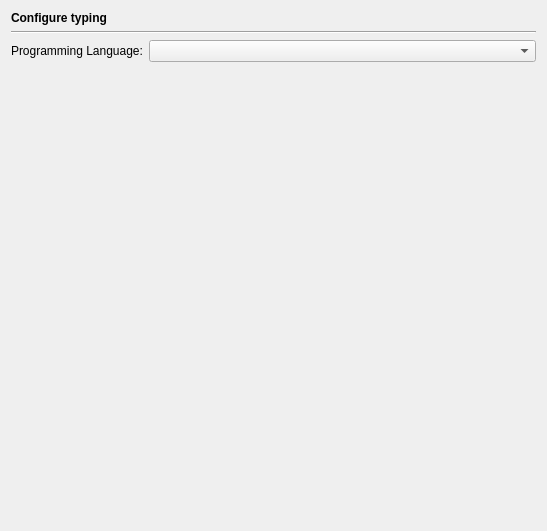
<ui version="4.0" >
 <class>EditorTypingPage</class>
 <widget class="QWidget" name="EditorTypingPage" >
  <property name="geometry" >
   <rect>
    <x>0</x>
    <y>0</y>
    <width>537</width>
    <height>531</height>
   </rect>
  </property>
  <property name="windowTitle" >
   <string/>
  </property>
  <layout class="QVBoxLayout" name="verticalLayout_3" >
   <item>
    <widget class="QLabel" name="headerLabel" >
     <property name="text" >
      <string>&lt;b>Configure typing&lt;/b></string>
     </property>
    </widget>
   </item>
   <item>
    <widget class="Line" name="line1" >
     <property name="frameShape" >
      <enum>QFrame::HLine</enum>
     </property>
     <property name="frameShadow" >
      <enum>QFrame::Sunken</enum>
     </property>
     <property name="orientation" >
      <enum>Qt::Horizontal</enum>
     </property>
    </widget>
   </item>
   <item>
    <layout class="QHBoxLayout" >
     <item>
      <widget class="QLabel" name="TextLabel1_3" >
       <property name="toolTip" >
        <string/>
       </property>
       <property name="text" >
        <string>Programming Language:</string>
       </property>
       <property name="buddy" >
        <cstring></cstring>
       </property>
      </widget>
     </item>
     <item>
      <widget class="QComboBox" name="languageCombo" >
       <property name="sizePolicy" >
        <sizepolicy vsizetype="Fixed" hsizetype="Expanding" >
         <horstretch>0</horstretch>
         <verstretch>0</verstretch>
        </sizepolicy>
       </property>
       <property name="toolTip" >
        <string>Select the programming language to be configured.</string>
       </property>
      </widget>
     </item>
    </layout>
   </item>
   <item>
    <widget class="QStackedWidget" name="stackedWidget" >
     <property name="currentIndex" >
      <number>0</number>
     </property>
     <widget class="QWidget" name="emptyPage" />
     <widget class="QWidget" name="pythonPage" >
      <layout class="QVBoxLayout" name="verticalLayout_2" >
       <item>
        <widget class="QGroupBox" name="pythonGroup" >
         <property name="focusPolicy" >
          <enum>Qt::TabFocus</enum>
         </property>
         <property name="toolTip" >
          <string>Select to enable Python typing aids</string>
         </property>
         <property name="title" >
          <string>Enable Python typing aids</string>
         </property>
         <property name="checkable" >
          <bool>true</bool>
         </property>
         <layout class="QVBoxLayout" name="verticalLayout" >
          <item>
           <widget class="QCheckBox" name="pythonInsertClosingBraceCheckBox" >
            <property name="toolTip" >
             <string>Select to insert a closing parenthesis</string>
            </property>
            <property name="text" >
             <string>Automatic parenthesis insertion</string>
            </property>
           </widget>
          </item>
          <item>
           <layout class="QHBoxLayout" >
            <item>
             <spacer>
              <property name="orientation" >
               <enum>Qt::Horizontal</enum>
              </property>
              <property name="sizeType" >
               <enum>QSizePolicy::Fixed</enum>
              </property>
              <property name="sizeHint" stdset="0" >
               <size>
                <width>20</width>
                <height>20</height>
               </size>
              </property>
             </spacer>
            </item>
            <item>
             <widget class="QCheckBox" name="pythonSkipBraceCheckBox" >
              <property name="enabled" >
               <bool>false</bool>
              </property>
              <property name="toolTip" >
               <string>Select to skip matching braces when typing</string>
              </property>
              <property name="text" >
               <string>Automatically skip matching braces when typing</string>
              </property>
             </widget>
            </item>
            <item>
             <spacer>
              <property name="orientation" >
               <enum>Qt::Horizontal</enum>
              </property>
              <property name="sizeHint" stdset="0" >
               <size>
                <width>131</width>
                <height>21</height>
               </size>
              </property>
             </spacer>
            </item>
           </layout>
          </item>
          <item>
           <widget class="QCheckBox" name="pythonColonDetectionCheckBox" >
            <property name="toolTip" >
             <string>Select to skip a ':', if typed next to another ':'</string>
            </property>
            <property name="text" >
             <string>Automatic colon detection</string>
            </property>
           </widget>
          </item>
          <item>
           <widget class="QCheckBox" name="pythonIndentBraceCheckBox" >
            <property name="toolTip" >
             <string>Select to indent to the brace level after typing 'return'</string>
            </property>
            <property name="text" >
             <string>After '(' indent to its level</string>
            </property>
           </widget>
          </item>
          <item>
           <widget class="QCheckBox" name="pythonInsertQuoteCheckBox" >
            <property name="toolTip" >
             <string>Select to insert the matching quote character</string>
            </property>
            <property name="text" >
             <string>Automatic quote insertion</string>
            </property>
           </widget>
          </item>
          <item>
           <widget class="QCheckBox" name="pythonDedentElseCheckBox" >
            <property name="toolTip" >
             <string>Select to dedent 'else:' and 'elif' to the matching 'if'</string>
            </property>
            <property name="text" >
             <string>Automatic dedent of 'else:' and 'elif'</string>
            </property>
           </widget>
          </item>
          <item>
           <widget class="QCheckBox" name="pythonDedentExceptCheckBox" >
            <property name="toolTip" >
             <string>Select to dedent 'except' and 'finally' to the matching 'try:'</string>
            </property>
            <property name="text" >
             <string>Automatic dedent of 'except' and 'finally'</string>
            </property>
           </widget>
          </item>
          <item>
           <layout class="QHBoxLayout" >
            <item>
             <spacer>
              <property name="orientation" >
               <enum>Qt::Horizontal</enum>
              </property>
              <property name="sizeType" >
               <enum>QSizePolicy::Fixed</enum>
              </property>
              <property name="sizeHint" stdset="0" >
               <size>
                <width>20</width>
                <height>20</height>
               </size>
              </property>
             </spacer>
            </item>
            <item>
             <widget class="QCheckBox" name="pythonDedentExceptPy24CheckBox" >
              <property name="enabled" >
               <bool>false</bool>
              </property>
              <property name="toolTip" >
               <string>Select to treat code as Python 2.4 code</string>
              </property>
              <property name="text" >
               <string>Python 2.4 style 'try:' blocks</string>
              </property>
             </widget>
            </item>
            <item>
             <spacer>
              <property name="orientation" >
               <enum>Qt::Horizontal</enum>
              </property>
              <property name="sizeHint" stdset="0" >
               <size>
                <width>261</width>
                <height>20</height>
               </size>
              </property>
             </spacer>
            </item>
           </layout>
          </item>
          <item>
           <widget class="QCheckBox" name="pythonInsertImportCheckBox" >
            <property name="toolTip" >
             <string>Select to insert the 'import' string</string>
            </property>
            <property name="text" >
             <string>Automatic insertion of the 'import' string on 'from xxx'</string>
            </property>
           </widget>
          </item>
          <item>
           <widget class="QCheckBox" name="pythonInsertSelfCheckBox" >
            <property name="toolTip" >
             <string>Select to insert the 'self' string when declaring a method</string>
            </property>
            <property name="text" >
             <string>Automatic insertion of 'self' when declaring methods</string>
            </property>
           </widget>
          </item>
          <item>
           <widget class="QCheckBox" name="pythonInsertBlankCheckBox" >
            <property name="toolTip" >
             <string>Select to insert a blank after ','</string>
            </property>
            <property name="text" >
             <string>Automatic insertion of ' ' (blank) after ','</string>
            </property>
           </widget>
          </item>
          <item>
           <widget class="QCheckBox" name="pythonDedentDefCheckBox" >
            <property name="toolTip" >
             <string>Select to dedent 'def' statements to the last 'def' or 'class'</string>
            </property>
            <property name="text" >
             <string>Automatic dedent of 'def' statements</string>
            </property>
           </widget>
          </item>
         </layout>
        </widget>
       </item>
       <item>
        <spacer>
         <property name="orientation" >
          <enum>Qt::Vertical</enum>
         </property>
         <property name="sizeHint" stdset="0" >
          <size>
           <width>507</width>
           <height>20</height>
          </size>
         </property>
        </spacer>
       </item>
      </layout>
     </widget>
     <widget class="QWidget" name="rubyPage" >
      <layout class="QVBoxLayout" >
       <property name="leftMargin" >
        <number>0</number>
       </property>
       <property name="rightMargin" >
        <number>0</number>
       </property>
       <item>
        <widget class="QGroupBox" name="rubyGroup" >
         <property name="focusPolicy" >
          <enum>Qt::TabFocus</enum>
         </property>
         <property name="toolTip" >
          <string>Select to enable Ruby typing aids</string>
         </property>
         <property name="title" >
          <string>Enable Ruby typing aids</string>
         </property>
         <property name="checkable" >
          <bool>true</bool>
         </property>
         <layout class="QVBoxLayout" >
          <item>
           <widget class="QCheckBox" name="rubyInsertClosingBraceCheckBox" >
            <property name="toolTip" >
             <string>Select to insert a closing parenthesis</string>
            </property>
            <property name="text" >
             <string>Automatic parenthesis insertion</string>
            </property>
           </widget>
          </item>
          <item>
           <widget class="QCheckBox" name="rubySkipBraceCheckBox" >
            <property name="toolTip" >
             <string>Select to skip matching braces when typing</string>
            </property>
            <property name="text" >
             <string>Automatically skip matching braces when typing</string>
            </property>
           </widget>
          </item>
          <item>
           <widget class="QCheckBox" name="rubyIndentBraceCheckBox" >
            <property name="toolTip" >
             <string>Select to indent to the brace level after typing 'return'</string>
            </property>
            <property name="text" >
             <string>After '(' indent to its level</string>
            </property>
           </widget>
          </item>
          <item>
           <widget class="QCheckBox" name="rubyInsertQuoteCheckBox" >
            <property name="toolTip" >
             <string>Select to insert the matching quote character</string>
            </property>
            <property name="text" >
             <string>Automatic quote insertion</string>
            </property>
           </widget>
          </item>
          <item>
           <widget class="QCheckBox" name="rubyInsertBlankCheckBox" >
            <property name="toolTip" >
             <string>Select to insert a blank after ','</string>
            </property>
            <property name="text" >
             <string>Automatic insertion of ' ' (blank) after ','</string>
            </property>
           </widget>
          </item>
          <item>
           <widget class="QCheckBox" name="rubyInsertHereDocCheckBox" >
            <property name="toolTip" >
             <string>Select to automatically complete a here document</string>
            </property>
            <property name="text" >
             <string>Automatic completion of here document</string>
            </property>
           </widget>
          </item>
          <item>
           <widget class="QCheckBox" name="rubyInsertInlineDocCheckBox" >
            <property name="toolTip" >
             <string>Select to automatically insert '=end' after entering '=begin'</string>
            </property>
            <property name="text" >
             <string>Automatic insertion of '=end' after '=begin'</string>
            </property>
           </widget>
          </item>
         </layout>
        </widget>
       </item>
       <item>
        <spacer>
         <property name="orientation" >
          <enum>Qt::Vertical</enum>
         </property>
         <property name="sizeHint" stdset="0" >
          <size>
           <width>20</width>
           <height>40</height>
          </size>
         </property>
        </spacer>
       </item>
      </layout>
     </widget>
    </widget>
   </item>
   <item>
    <spacer>
     <property name="orientation" >
      <enum>Qt::Vertical</enum>
     </property>
     <property name="sizeHint" stdset="0" >
      <size>
       <width>519</width>
       <height>20</height>
      </size>
     </property>
    </spacer>
   </item>
  </layout>
 </widget>
 <tabstops>
  <tabstop>languageCombo</tabstop>
  <tabstop>pythonGroup</tabstop>
  <tabstop>pythonInsertClosingBraceCheckBox</tabstop>
  <tabstop>pythonSkipBraceCheckBox</tabstop>
  <tabstop>pythonColonDetectionCheckBox</tabstop>
  <tabstop>pythonIndentBraceCheckBox</tabstop>
  <tabstop>pythonInsertQuoteCheckBox</tabstop>
  <tabstop>pythonDedentElseCheckBox</tabstop>
  <tabstop>pythonDedentExceptCheckBox</tabstop>
  <tabstop>pythonDedentExceptPy24CheckBox</tabstop>
  <tabstop>pythonInsertImportCheckBox</tabstop>
  <tabstop>pythonInsertSelfCheckBox</tabstop>
  <tabstop>pythonInsertBlankCheckBox</tabstop>
  <tabstop>pythonDedentDefCheckBox</tabstop>
  <tabstop>rubyGroup</tabstop>
  <tabstop>rubyInsertClosingBraceCheckBox</tabstop>
  <tabstop>rubySkipBraceCheckBox</tabstop>
  <tabstop>rubyIndentBraceCheckBox</tabstop>
  <tabstop>rubyInsertQuoteCheckBox</tabstop>
  <tabstop>rubyInsertBlankCheckBox</tabstop>
  <tabstop>rubyInsertHereDocCheckBox</tabstop>
  <tabstop>rubyInsertInlineDocCheckBox</tabstop>
 </tabstops>
 <resources/>
 <connections>
  <connection>
   <sender>pythonInsertClosingBraceCheckBox</sender>
   <signal>toggled(bool)</signal>
   <receiver>pythonSkipBraceCheckBox</receiver>
   <slot>setEnabled(bool)</slot>
   <hints>
    <hint type="sourcelabel" >
     <x>99</x>
     <y>114</y>
    </hint>
    <hint type="destinationlabel" >
     <x>116</x>
     <y>144</y>
    </hint>
   </hints>
  </connection>
  <connection>
   <sender>pythonInsertClosingBraceCheckBox</sender>
   <signal>toggled(bool)</signal>
   <receiver>pythonSkipBraceCheckBox</receiver>
   <slot>setChecked(bool)</slot>
   <hints>
    <hint type="sourcelabel" >
     <x>196</x>
     <y>114</y>
    </hint>
    <hint type="destinationlabel" >
     <x>198</x>
     <y>137</y>
    </hint>
   </hints>
  </connection>
  <connection>
   <sender>pythonDedentExceptCheckBox</sender>
   <signal>toggled(bool)</signal>
   <receiver>pythonDedentExceptPy24CheckBox</receiver>
   <slot>setEnabled(bool)</slot>
   <hints>
    <hint type="sourcelabel" >
     <x>69</x>
     <y>279</y>
    </hint>
    <hint type="destinationlabel" >
     <x>80</x>
     <y>305</y>
    </hint>
   </hints>
  </connection>
 </connections>
</ui>
